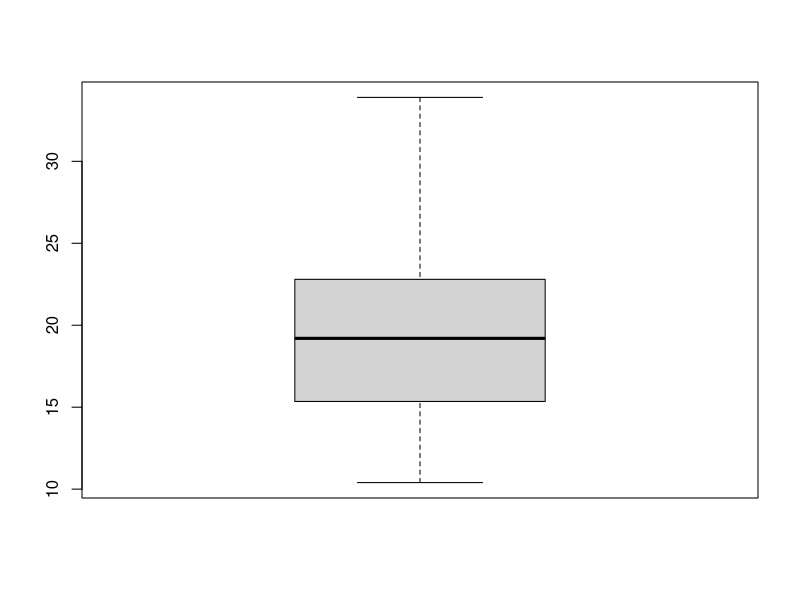
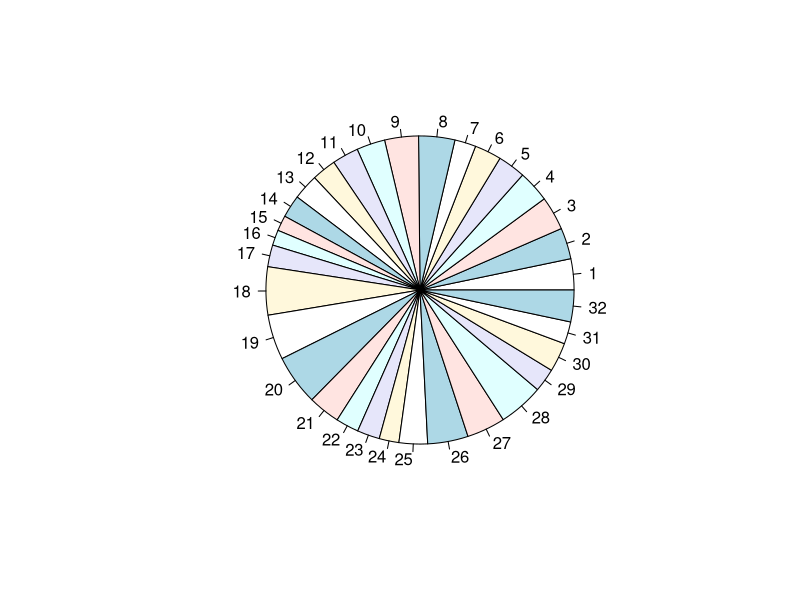

R code for these plots, in order:
summary(mtcars)
mean(mtcars$mpg)
boxplot(mtcars$mpg)
min(mtcars$mpg)
max(mtcars$mpg)
length(mtcars$mpg)
pie(mtcars$mpg)
